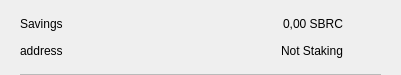
<?xml version="1.0" encoding="UTF-8"?>
<ui version="4.0">
 <class>CSRow</class>
 <widget class="QWidget" name="CSRow">
  <property name="geometry">
   <rect>
    <x>0</x>
    <y>0</y>
    <width>401</width>
    <height>75</height>
   </rect>
  </property>
  <property name="windowTitle">
   <string>Form</string>
  </property>
  <layout class="QVBoxLayout" name="verticalLayout">
   <property name="spacing">
    <number>0</number>
   </property>
   <property name="leftMargin">
    <number>20</number>
   </property>
   <property name="topMargin">
    <number>10</number>
   </property>
   <property name="rightMargin">
    <number>20</number>
   </property>
   <property name="bottomMargin">
    <number>0</number>
   </property>
   <item>
    <widget class="QWidget" name="info" native="true">
     <property name="minimumSize">
      <size>
       <width>0</width>
       <height>0</height>
      </size>
     </property>
     <layout class="QHBoxLayout" name="horizontalLayout_3">
      <property name="leftMargin">
       <number>0</number>
      </property>
      <property name="topMargin">
       <number>0</number>
      </property>
      <property name="rightMargin">
       <number>0</number>
      </property>
      <property name="bottomMargin">
       <number>10</number>
      </property>
      <item>
       <widget class="QWidget" name="container" native="true">
        <property name="minimumSize">
         <size>
          <width>0</width>
          <height>0</height>
         </size>
        </property>
        <layout class="QVBoxLayout" name="verticalLayout_2">
         <property name="spacing">
          <number>0</number>
         </property>
         <property name="leftMargin">
          <number>0</number>
         </property>
         <property name="topMargin">
          <number>0</number>
         </property>
         <property name="rightMargin">
          <number>0</number>
         </property>
         <property name="bottomMargin">
          <number>0</number>
         </property>
         <item>
          <layout class="QHBoxLayout" name="horizontalLayout">
           <item>
            <widget class="QLabel" name="labelName">
             <property name="text">
              <string>Savings</string>
             </property>
            </widget>
           </item>
           <item>
            <spacer name="horizontalSpacer">
             <property name="orientation">
              <enum>Qt::Horizontal</enum>
             </property>
             <property name="sizeHint" stdset="0">
              <size>
               <width>40</width>
               <height>20</height>
              </size>
             </property>
            </spacer>
           </item>
           <item>
            <widget class="QLabel" name="labelAmount">
             <property name="text">
              <string>0,00 SBRC</string>
             </property>
            </widget>
           </item>
          </layout>
         </item>
         <item>
          <layout class="QHBoxLayout" name="horizontalLayout_2">
           <item>
            <widget class="QLabel" name="labelAddress">
             <property name="text">
              <string>address</string>
             </property>
            </widget>
           </item>
           <item>
            <spacer name="horizontalSpacer_2">
             <property name="orientation">
              <enum>Qt::Horizontal</enum>
             </property>
             <property name="sizeHint" stdset="0">
              <size>
               <width>40</width>
               <height>20</height>
              </size>
             </property>
            </spacer>
           </item>
           <item>
            <widget class="QLabel" name="labelStaking">
             <property name="text">
              <string>Not Staking</string>
             </property>
            </widget>
           </item>
          </layout>
         </item>
        </layout>
       </widget>
      </item>
      <item alignment="Qt::AlignHCenter|Qt::AlignVCenter">
       <widget class="QPushButton" name="pushButtonMenu">
        <property name="minimumSize">
         <size>
          <width>24</width>
          <height>24</height>
         </size>
        </property>
        <property name="maximumSize">
         <size>
          <width>32</width>
          <height>32</height>
         </size>
        </property>
        <property name="focusPolicy">
         <enum>Qt::NoFocus</enum>
        </property>
        <property name="styleSheet">
         <string notr="true">border:none; background-color:transparent;</string>
        </property>
        <property name="text">
         <string/>
        </property>
        <property name="icon">
         <iconset>
          <normaloff>://ic-menu-hover</normaloff>://ic-menu-hover</iconset>
        </property>
        <property name="iconSize">
         <size>
          <width>24</width>
          <height>24</height>
         </size>
        </property>
       </widget>
      </item>
     </layout>
    </widget>
   </item>
   <item>
    <widget class="QLabel" name="lblDivisory">
     <property name="minimumSize">
      <size>
       <width>0</width>
       <height>1</height>
      </size>
     </property>
     <property name="maximumSize">
      <size>
       <width>16777215</width>
       <height>1</height>
      </size>
     </property>
     <property name="styleSheet">
      <string notr="true">background-color:#bababa;</string>
     </property>
     <property name="text">
      <string/>
     </property>
     <property name="alignment">
      <set>Qt::AlignBottom|Qt::AlignLeading|Qt::AlignLeft</set>
     </property>
    </widget>
   </item>
  </layout>
 </widget>
 <resources/>
 <connections/>
</ui>
